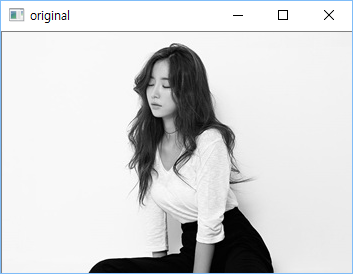
#> input picture OpenCV/img/threshold_original.png, 353 x 274 px, given in place of Test_Vericode.bmp, which was not available
$ python thresholding.py
#> lines starting #> are read from the running program, lines starting #| are printed output that depends on the picture; after the words box and inside, x2 and y2 are one past the last pixel; in counts of white or black regions, pixels touching at a corner belong together; pictures that were not available may be replaced by others from this repository, and a replacement may not be noted
### OpenCV/default_import.py

import cv2 as cv2

def select_img(sel_num):
    return{
        0 : 'img/100.jpg',                 # 경현
        1 : 'img/images_1.jpg',            # 그라데이션 이미지
        2 : 'img/multi_light.jpg',         #
        3 : 'img/opencv_logo.jpg',
        4 : 'img/sample_img1.jpg',         # 산과 강이 있는 풍경
        5 : 'img/sample_img2.jpg',         # 수지 이미지
        6 : 'img/sdoku.jpg',                #
        7 : 'img/tile.jpg',                 # Threshold Test용 타일
        8 : 'img/girl.png',                 # 기본여자 이미지
        9 : 'img/alpha1.jpg',               # 알파벳 및 숫자 이미지
        10: 'img/Code_Sample.jpg',          # Data Matrix Code Sample
        11: 'img/DW_Fail_img.jpg',          # Vericode Fail Image
        12: 'img/TW.jpg',                   # 트와이스
        13: 'img/TW_NY.png',                # Template Image 나연
        14: 'img/TW_SN.png',                # Template Image 사나
        15: 'img/TW_JW.png',                # Template Image 정연
        18: 'img/contour18.png',            # 사각형에 안으로 파인이미지
        19: 'img/contour19.png',            # 나무잎 비슷한, 별모양 비슷
        20: 'img/convexhull.png',           # 손으로 그린 손바닥?
        21: 'img/korea.png' ,               # 대한민국 지도
        22: 'img/star.jpg',                 # 별모양
        23: 'img/Histogram23.jpg',          # 히스토그램용 풍경
        24: 'img/24.jpg',                   # 히스토그램 균일화용 풍경
        25: 'img/25.jpg',                   # 히스토그램용 조각상
        26: 'img/26.jpg',                   # 히스토그램용 풍경
        28: 'img/28_BW_girl.jpg',           # 푸리에 Test용 이미지
        30: 'img/31.jpg',                   # Template Matching용 너구리 이미지
        31: 'img/bam.png',                  # Template Image 밤
        32: 'img/sdoku_1.jpg',              # 허프변환 Test용 스도쿠 이미지
        33: 'img/33.jpg',                   # 허프변환 Test용 원찾기
        34: 'img/34.jpg',                   # Watershed용 Test이미지(동전)
        35: 'img/35.jpg',                   # GrabCut용 Test Image
        37: 'img/37_corner.png',            # Corner 검출용 Image
        38: 'img/38_butterfly.png',         # SIFT Test용 나비
        42: 'img/42_ORB.png.',              # ORB용 Image - 암호와 해킹
        43: 'img/43_ORB.png',               # ORB용 회전 Image - 암호와 해킹
        44: 'img/43_1.png',                 # 이미지매칭용 등대가 있는 마을 사진
        45: 'img/43_2.png',                 # 이미지매칭용 액자를든 소녀 사진
        100: 'img/Test_Vericode.bmp'        # Vericode 그라데이션 Test용
    }.get(sel_num,'img/girl.png')


def close_window():
    cv2.waitKey(0)
    cv2.destroyAllWindows()

### OpenCV/thresholding.py
"""
    10강  Thresholding

        OpenCV 이미지 프로세싱에서 thresholding을 적용하려면 grayscale 이미지로 변환하여 적용

        Global Thresholding
        OpenCV에서 하나의 이미지에 전역으로 적용될 하나의 문턱값을 이용해 thresholding 기능을
        제공하는 함수가 있습니다.

        cv2.threshold(img, threshold_value, value, flag)
            img: Grayscale 이미지
            threshold_value: 픽셀 문턱값
            value: 픽셀 문턱값보다 클 때 적용되는 최대값(적용되는 플래그에 따라 픽셀 문턱값보다 작을 때 적용되는 최대값)
            flag: 문턱값 적용 방법 또는 스타일
                cv2.THRESH_BINARY: 픽셀 값이 threshold_value 보다 크면 value, 작으면 0으로 할당
                cv2.THRESH_BINARY_INV: 픽셀 값이 threshold_value 보다 크면 0, 작으면 value로 할당
                cv2.THRESH_TRUNC: 픽셀 값이 threshold_value 보다 크면 threshold_value, 작으면 픽셀 값 그대로 할당
                cv2.THRESH_TOERO: 픽셀 값이 threshold_value 보다 크면 픽셀 값 그대로, 작으면 0으로 할당
                cv2.THRESH_TOZERO_INV: 픽셀 값이 threshold_value 보다 크면 0, 작으면 픽셀 값 그대로 할당

        Adaptive Thresholding
            앞서 설명한 cv2.threshold()함수를 이용한 global thresholding 방법은 이미지 전반에 걸쳐 적용되는
            하나의 문턱값을 활용한 로직을 사용했습니다. 이런 방법은 이미지의 각부분의 광원 조건에 따라
            이미지 프로세싱을 함에 있어 효과적인 방법이 아닐 수도 있습니다.

            Adaptive Thresholding은 이미지의 서로 다른 작은 영역에 적용되는 문턱값을 계산하고
            이를 이미지에 적용함으로써 보다 나은 결과를 도출하는데 사용되는 방법입니다.
            이 기능을 제공하는 함수는 cv2.adaptiveThreshold() 함수이며, 함수의 인자는 아래와 같습니다.

            cv2.adaptiveThreshold(img, value, adaptiveMethod, thresholdType, blocksize, C)
                img: Grayscale 이미지
                value: adaptiveMethod에 의해 계산된 문턱값과 thresholdType에 의해 픽셀에 적용될 최대값
                adaptiveMethod: 사용할 Adaptive Thresholding 알고리즘
                    cv2.ADAPTIVE_THRESH_MEAN_C: 적용할 픽셀 (x,y)를 중심으로 하는 blocksize x blocksize 안에 있는 픽셀값의 평균에서 C를 뺀 값을 문턱값으로 함
                    cv2.ADAPTIVE_THRESH_GAUSSIAN_C: 적용할 픽셀 (x,y)를 중심으로 하는 blocksize x blocksize안에 있는 Gaussian 윈도우 기반 가중치들의 합에서 C를 뺀 값을 문턱값으로 함
                blocksize: 픽셀에 적용할 문턱값을 계산하기 위한 블럭 크기. 적용될 픽셀이 블럭의 중심이 됨. 따라서 blocksize는 홀수여야 함
                C: 보정 상수로, 이 값이 양수이면 계산된 adaptive 문턱값에서 빼고, 음수면 더해줌. 0이면 그대로..


        Otsu's Binarization
            global thresholding 방법에서 문턱값으로 우리가 정한 임의의 값을 사용했습니다.
            그런데 어떤 이미지에 적용되어 가장 좋은 결과를 내놓게될 문턱값은 어떻게 얻을 수 있을까요?
            정답은 시행착오를 거치는 방법입니다.

            만약 이미지 히스토그램이 두개의 봉우리를 가지는 bimodal 이미지라고 하면
            이 이미지에 대한 문턱값으로 두 봉우리 사이의 값을 취하면 가장 좋은 결과를 얻을 수 있습니다.

            Otsu Binarization은 이미지 히스토그램을 분석한 후 중간값을 취하여 thresholding 합니다.

"""

import numpy as np
import matplotlib.pyplot as plt
import cv2
import default_import as impDef


#threshold_original.jpg
#threshold_original.png

#img_url = 'img/images_1.jpg'
#img_url = 'img/threshold_original.png'      #여자이미지


#img = cv2.imread(img_url, cv2.IMREAD_GRAYSCALE)
threshold = 150
value = 255

"""
# ret : 임계값 저장, thr = 변환 이미지 저장
ret, thr1 = cv2.threshold(img, threshold, value, cv2.THRESH_BINARY)
ret, thr2 = cv2.threshold(img, threshold, value, cv2.THRESH_BINARY_INV)
ret, thr3 = cv2.threshold(img, threshold, value, cv2.THRESH_MASK)
ret, thr4 = cv2.threshold(img, threshold, value, cv2.THRESH_OTSU)
ret, thr5 = cv2.threshold(img, threshold, value, cv2.THRESH_TOZERO)
ret, thr6 = cv2.threshold(img, threshold, value, cv2.THRESH_TOZERO_INV)
ret, thr7 = cv2.threshold(img, threshold, value, cv2.THRESH_TRIANGLE)
ret, thr8 = cv2.threshold(img, threshold, value, cv2.THRESH_TRUNC)

cv2.imshow('original', img)
cv2.imshow('BINARY', thr1)
cv2.imshow('BINARY_INV', thr2)
cv2.imshow('MASK', thr3)
cv2.imshow('OTSU', thr4)
cv2.imshow('TOZERO', thr5)
cv2.imshow('TOZERO_INV', thr6)
cv2.imshow('TRIANGLE', thr7)
cv2.imshow('TRUNC', thr8)

cv2.waitKey(0)
cv2.destroyAllWindows()
"""


def thresholding(ImgNo, threshold, value):

#> called with ImgNo = 100, threshold = 200, value = 255
    img = cv2.imread(impDef.select_img(ImgNo), cv2.IMREAD_GRAYSCALE)
#> img: shape (274, 353); min 0, max 255, mean 213.7

    ret, thr9 = cv2.threshold(img, threshold, value, cv2.THRESH_BINARY)
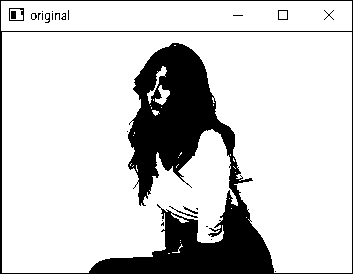
#> thr9: shape (274, 353); 81.6% white; 25 black regions (16 under 20 px), largest, box (x1, y1, x2, y2) and area: (0, 0, 353, 274) 17423, (9, 8, 24, 21) 63, (169, 206, 198, 218) 43
#> ret = 200
    thr10 = cv2.adaptiveThreshold(img, value, cv2.ADAPTIVE_THRESH_MEAN_C, cv2.THRESH_BINARY, 11, 2)
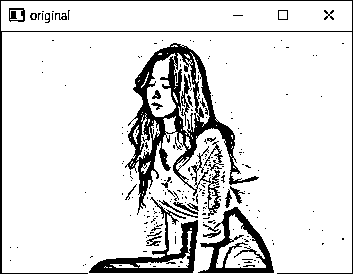
#> thr10: shape (274, 353); 87% white; 215 black regions (188 under 20 px), largest, box (x1, y1, x2, y2) and area: (125, 43, 259, 216) 5728, (89, 197, 198, 273) 1874, (0, 0, 353, 274) 1653
    thr11 = cv2.adaptiveThreshold(img, value, cv2.ADAPTIVE_THRESH_GAUSSIAN_C, cv2.THRESH_BINARY, 11, 2)
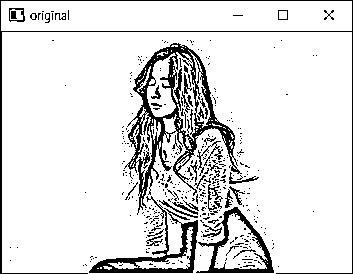
#> thr11: shape (274, 353); 88% white; 392 black regions (349 under 20 px), largest, box (x1, y1, x2, y2) and area: (124, 43, 242, 215) 4289, (0, 0, 353, 274) 1654, (89, 196, 198, 273) 1611

    title = ['original', 'Global Thresholding(v=100)', 'Adaptive MEAN', 'Adaptive GAUSSIAN']
    images = [img, thr9, thr10, thr11]

    for i in range(4):
        cv2.imshow(title[i], images[i])

    cv2.waitKey(0)
    cv2.destroyAllWindows()


"""
    >>> test_list = ['one', 'two', 'three']
    >>> for i in test_list:
    ...     print(i)
    ...
    one
    two
    three
    ['one', 'two', 'three'] 리스트의 첫 번째 요소인 'one'이 먼저 i 변수에 대입된 후
    print(i) 문장을 수행한다. 다음에 두 번째 요소 'two'가 i 변수에 대입된 후
    print(i) 문장을 수행하고 리스트의 마지막 요소까지 이것을 반복한다.
"""

def thresholding2(ImgNo, threshold, value):


    img = cv2.imread(impDef.select_img(ImgNo), cv2.IMREAD_GRAYSCALE)

    # 전역 Thresholdt 적용
    ret, thr12 = cv2.threshold(img, threshold, value, cv2.THRESH_BINARY)

    # Oust 바이너리제이션
    ret, thr13 = cv2.threshold(img, 0, value, cv2.THRESH_BINARY + cv2.THRESH_OTSU)
    #Otsu Binarization을 적용하는 함수는 따로 없고,
    # cv2.threshold() 함수에 cv2.THRESH_OTSU 플래그 값을 thresholding 플래그에 더하고
    # 문턱값으로 0을 전달해주면 됩니다.
    # 이렇게 하면 cv2.threshold() 함수는 적절한 문턱값을 계산한 후 이를 적용한 결과를 리턴합니다.


    # 가우시안블러 적용 후, Otsu 바이너리제이션
    blur = cv2.GaussianBlur(img, (5,5), 0)
    ret, thr14 = cv2.threshold(blur, 0, value, cv2.THRESH_BINARY + cv2.THRESH_OTSU)

    titles = ['original noisy', 'Histogram', 'G-Thresholding',
                'original noisy', 'Histogram', 'Otsu Thresholding',
                'Gaussian-Filter', 'Histogram', 'Otsu Thresholding']
    images = [img, 0, thr12, img, 0, thr13, img, 0, thr14]

    for i in range(3):
        plt.subplot(3, 3, i*3+1), plt.imshow(images[i*3], 'gray')
        plt.title(titles[i*3]), plt.xticks([]), plt.yticks([])

        plt.subplot(3, 3, i*3+2), plt.hist(images[i*3].ravel(), 256)
        plt.title(titles[i*3+1]), plt.xticks([]), plt.yticks([])

        plt.subplot(3, 3, i*3+3), plt.imshow(images[i*3+2], 'gray')
        plt.title(titles[i*3+2]), plt.xticks([]), plt.yticks([])
        #plt.subplot(3, 3, i*3+3), plt.imshow(images[i*3+2], 'gray)')
        #plt.title(titles[i*3+2]), plt.xticks([]), plt.yticks([])

    plt.show()


thresholding(100, 200, 255)
#thresholding2(100, 100, 255)
